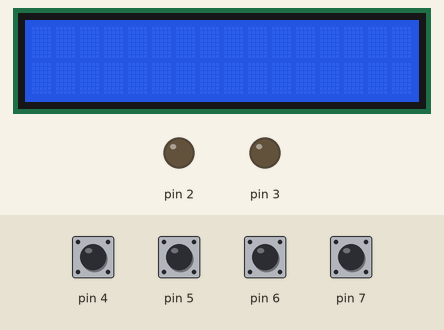
Recording of a sketch running on a simulated Arduino Uno, built with avr-gcc and run on an emulated ATmega328P. Shown: 16×2 character LCD, output pins drawn as LEDs (lit = HIGH). The test bench sets the inputs (shaded band); at power-on: pin 4–7 HIGH. What the sketch prints to the serial monitor is not drawn.

Above: at 1.2 s.
1.3 s: pin 4 pulled LOW for 0.15 s
At 2.2 s:
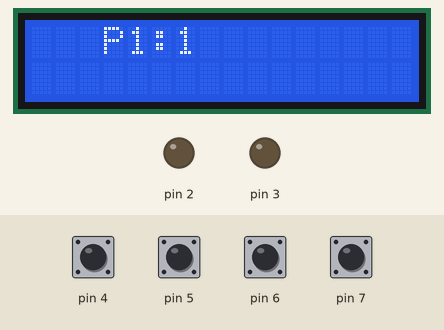
3.8 s: pin 6 pulled LOW for 0.15 s
At 5.2 s:
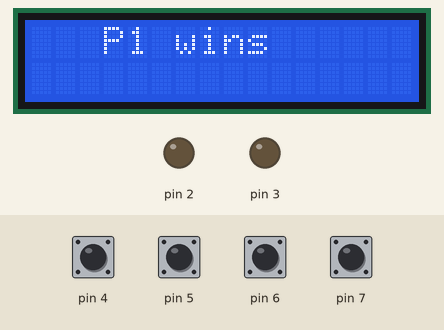
At 9.1 s:
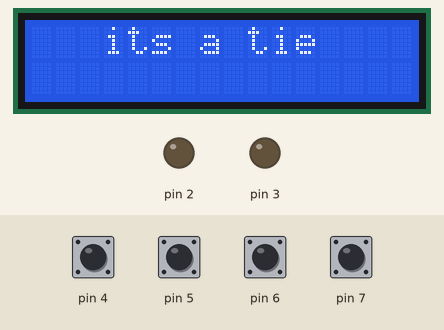
Timing chart, 0 to 10.6 s (numbered marks = the images above; inputs shaded):
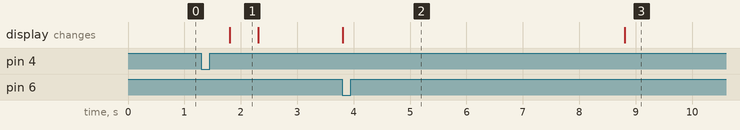

The sketch:

make_avoting_machine.ino
```cpp
#include<LiquidCrystal.h>
#include<EEPROM.h>

LiquidCrystal l(12, 13, 11, 10, 9, 8);
int c1 = 0, c2 = 0;
void setup() {
  Serial.begin(9600);
  l.begin(16, 2);
  //pinMode(A0, INPUT_PULLUP);
  pinMode(2 ,1);
  pinMode(3 , 1);
  pinMode(4 , INPUT_PULLUP);
  pinMode(5 , INPUT_PULLUP);
  pinMode(6 , INPUT_PULLUP);
  pinMode(7 ,INPUT_PULLUP);
}

void loop() {
  if (digitalRead(4) == 0)
  {
    c1++;
    delay(500);
    l.setCursor(3, 0);
    l.print("P1:");
    l.setCursor(6, 0);
    l.print(c1);
    delay(500);
    Serial.print("a=");
    Serial.println(c1);
  }


  if (digitalRead(5) == 0)
  {
    c2++;
    delay(500);
    l.setCursor(3, 1);
    l.print("P2:");
    l.setCursor(6, 1);
    l.print(c2);
    delay(500);
    Serial.print("b=");
    Serial.println(c2);
  }
  l.clear();

  if (digitalRead(6) == 0)
  {
    if (c1 > c2)
    {
      l.setCursor(3, 0);
      l.print("P1 wins");
      delay(5000);
      c2 = 0;
      c1 = 0;
    }
    if (c2 > c1)
    {
      l.setCursor(3, 0);
      l.print("P2 wins");
      delay(5000);
      c1 = 0;
      c2 = 0;
    }
    else
      //if(c1==c2)
    {
      l.setCursor(3, 0);
      l.print("its a tie");
      delay(5000);
      c1 = 0;
      c2 = 0;
    }
  }
  if (digitalRead(7) == 0)
  {

  }

}
```

Measured:
- after the input at 1.3 s, the display: changes after 0.50 s (image 1)
- after the input at 3.8 s, the display: changes at once (image 2)
- what the display in image 1 shows lasts 0.5 s, from 1.8 s to 2.3 s
